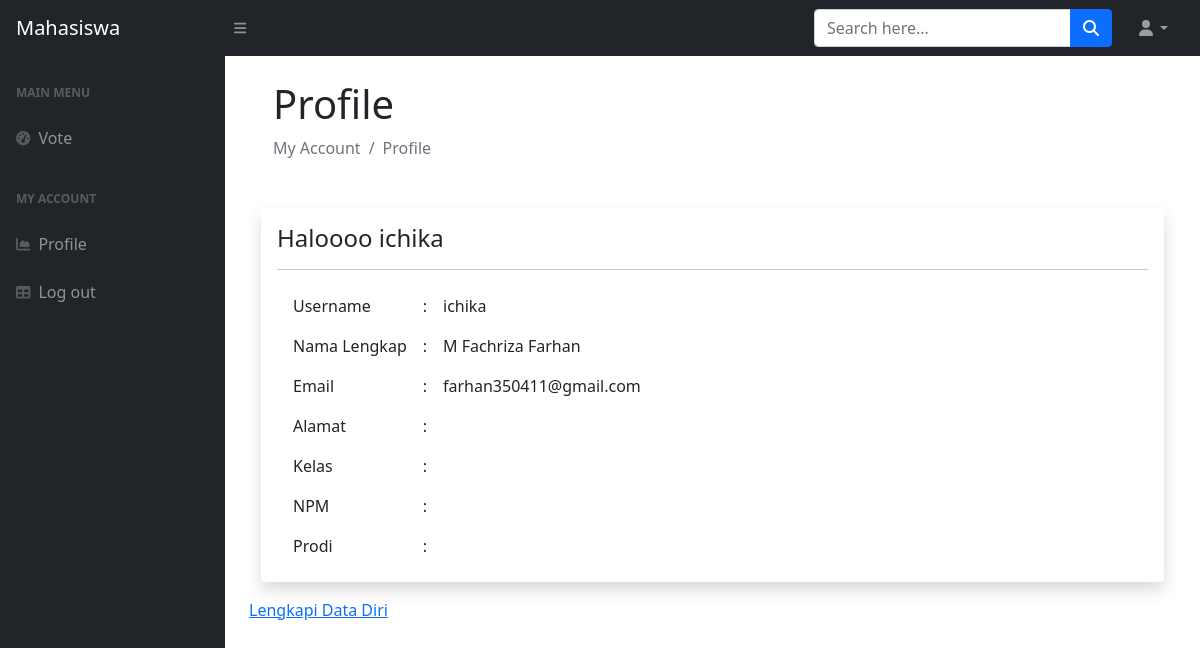
/Mahasiswa/profile/profile.php (signed in), run on the app's committed database.
### tables this page shows
CREATE TABLE `users` (
  `id` int(11) NOT NULL,
  `nama_lengkap` varchar(250) NOT NULL,
  `username` varchar(250) NOT NULL,
  `email` varchar(250) NOT NULL,
  `password` varchar(250) NOT NULL,
  `level` varchar(9) NOT NULL,
  `kelas` varchar(250) NOT NULL,
  `npm` varchar(250) NOT NULL,
  `prodi_mhs` varchar(250) NOT NULL,
  `alamat` text NOT NULL,
  `foto` varchar(250) NOT NULL
);

### Mahasiswa/profile/profile.php (the view, shortened to what this page needs)
<?php
require '../../function/function.php';
?>
<!DOCTYPE html>
<html lang="en">
<head>
    <link href="https://cdn.jsdelivr.net/npm/simple-datatables@latest/dist/style.css" rel="stylesheet" />
    <link href="../../assets/css/dashboard.css" rel="stylesheet" />
</head>
<body class="sb-nav-fixed">
    <nav class="sb-topnav navbar navbar-expand navbar-dark bg-dark">
        <a class="navbar-brand ps-3" href="index.html">Mahasiswa</a>
        <button class="btn btn-link btn-sm order-1 order-lg-0 me-4 me-lg-0" id="sidebarToggle" href="#!"><i class="fas fa-bars"></i></button>
        <form class="d-none d-md-inline-block form-inline ms-auto me-0 me-md-3 my-2 my-md-0">
            <div class="input-group">
                <input class="form-control" type="text" placeholder="Search here..." aria-label="Search here." aria-describedby="btnNavbarSearch" />
                <button class="btn btn-primary" id="btnNavbarSearch" type="button"><i class="fas fa-search"></i></button>
            </div>
        </form>
        <ul class="navbar-nav ms-auto ms-md-0 me-3 me-lg-4">
            <li class="nav-item dropdown">
                <a class="nav-link dropdown-toggle" id="navbarDropdown" href="#" role="button" data-bs-toggle="dropdown" aria-expanded="false"><i class="fas fa-user fa-fw"></i></a>
            </li>
        </ul>
    </nav>
    <div id="layoutSidenav">
        <div id="layoutSidenav_nav">
            <nav class="sb-sidenav accordion sb-sidenav-dark" id="sidenavAccordion">
                <div class="sb-sidenav-menu">
                    <div class="nav">
                        <div class="sb-sidenav-menu-heading">Main Menu</div>
                        <a class="nav-link" href="../../Mahasiswa/vote/vote.php">
                            <div class="sb-nav-link-icon"><i class="fas fa-tachometer-alt"></i></div>
                            Vote
                        </a>
                        <div class="sb-sidenav-menu-heading">My Account</div>
                        <a class="nav-link" href="../profile/profile.php">
                            <div class="sb-nav-link-icon"><i class="fas fa-chart-area"></i></div>
                            Profile
                        </a>
                        <a class="nav-link" href="../../Login/logout.php">
                            <div class="sb-nav-link-icon"><i class="fas fa-table"></i></div>
                            Log out
                        </a>
                    </div>
                </div>
            </nav>
        </div>
        <?php
        $username = $_SESSION["user"];
        $queryUser = mysqli_query($connect, "SELECT * FROM users WHERE username = '$username'");
        $profile = mysqli_fetch_assoc($queryUser);
        ?>
        <div id="layoutSidenav_content">
            <main class="p-4">
                <div class="container-fluid px-4">
                    <h1 class="">Profile</h1>
                    <ol class="breadcrumb mb-4">
                        <li class="breadcrumb-item active">My Account</a></li>
                        <li class="breadcrumb-item active">Profile</li>
                    </ol>
                </div>
                <br>
                <div class="main-pages">
                    <div class="container-fluid">
                        <div class="row g-2 mb-3">
                            <div class="col-12">
                                <div class="d-block bg-white rounded shadow p-3">
                                    <h4>Haloooo <?= $_SESSION["user"] ?></h4>
                                    <hr>
                                    <div class="container text-justify">
                                        <div class="row">
                                            <div class="col">
                                                <table>
                                                    <tr>
                                                        <td class="p-2">Username</td>
                                                        <td class="p-2">:</td>
                                                        <td class="p-2"><?= $profile["username"]; ?></td>
                                                    </tr>
                                                    <tr>
                                                        <td class="p-2">Nama Lengkap</td>
                                                        <td class="p-2">:</td>
                                                        <td class="p-2"><?= $profile["nama_lengkap"]; ?></td>
                                                    </tr>
                                                    <tr>
                                                        <td class="p-2">Email</td>
                                                        <td class="p-2">:</td>
                                                        <td class="p-2"><?= $profile["email"]; ?></td>
                                                    </tr>
                                                    <tr>
                                                        <td class="p-2">Alamat</td>
                                                        <td class="p-2">:</td>
                                                        <td class="p-2"><?= $profile["alamat"]; ?></td>
                                                    </tr>
                                                    <tr>
                                                        <td class="p-2">Kelas</td>
                                                        <td class="p-2">:</td>
                                                        <td class="p-2"><?= $profile["kelas"]; ?></td>
                                                    </tr>
                                                    <tr>
                                                        <td class="p-2">NPM</td>
                                                        <td class="p-2">:</td>
                                                        <td class="p-2"><?= $profile["npm"]; ?></td>
                                                    </tr>
                                                    <tr>
                                                        <td class="p-2">Prodi</td>
                                                        <td class="p-2">:</td>
                                                        <td class="p-2"><?= $profile["prodi_mhs"]; ?></td>
                                                    </tr>
                                                </table>
                                            </div>
                                        </div>
                                    </div>
                                </div>
                            </div>
                        </div>
                    </div>
                </div>
                <a href="tambah-profile.php">Lengkapi Data Diri</a>
            </main>
        </div>
    </div>
</body>
</html>

### data on the page
users: username "ichika", nama_lengkap "M Fachriza Farhan", email "farhan350411@gmail.com"

### other printed values
$_SESSION["user"] "ichika"
